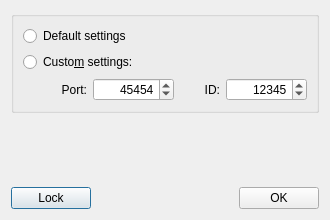
<?xml version="1.0" encoding="UTF-8"?>
<ui version="4.0">
 <class>SetupBroadcastDialog</class>
 <widget class="QDialog" name="SetupBroadcastDialog">
  <property name="windowModality">
   <enum>Qt::WindowModal</enum>
  </property>
  <property name="geometry">
   <rect>
    <x>0</x>
    <y>0</y>
    <width>330</width>
    <height>220</height>
   </rect>
  </property>
  <property name="minimumSize">
   <size>
    <width>330</width>
    <height>220</height>
   </size>
  </property>
  <property name="windowTitle">
   <string>Broadcast Settings</string>
  </property>
  <property name="locale">
   <locale language="English" country="UnitedStates"/>
  </property>
  <property name="modal">
   <bool>true</bool>
  </property>
  <layout class="QVBoxLayout" name="verticalLayout">
   <item>
    <widget class="QGroupBox" name="bcastSettings">
     <property name="title">
      <string/>
     </property>
     <layout class="QVBoxLayout" name="verticalLayout_2">
      <item>
       <widget class="QRadioButton" name="defaultSettingsRbttn">
        <property name="text">
         <string>Default settings</string>
        </property>
       </widget>
      </item>
      <item>
       <widget class="QRadioButton" name="customSettingsRbttn">
        <property name="text">
         <string>Custo&amp;m settings:</string>
        </property>
       </widget>
      </item>
      <item>
       <layout class="QGridLayout" name="gridLayout">
        <property name="leftMargin">
         <number>24</number>
        </property>
        <item row="0" column="3">
         <widget class="QSpinBox" name="selBcastID">
          <property name="minimumSize">
           <size>
            <width>80</width>
            <height>0</height>
           </size>
          </property>
          <property name="alignment">
           <set>Qt::AlignRight|Qt::AlignTrailing|Qt::AlignVCenter</set>
          </property>
          <property name="maximum">
           <number>1234567</number>
          </property>
          <property name="value">
           <number>12345</number>
          </property>
         </widget>
        </item>
        <item row="0" column="2">
         <widget class="QLabel" name="bcastIDLabel">
          <property name="sizePolicy">
           <sizepolicy hsizetype="Fixed" vsizetype="Preferred">
            <horstretch>0</horstretch>
            <verstretch>0</verstretch>
           </sizepolicy>
          </property>
          <property name="minimumSize">
           <size>
            <width>40</width>
            <height>0</height>
           </size>
          </property>
          <property name="text">
           <string>ID:</string>
          </property>
          <property name="alignment">
           <set>Qt::AlignRight|Qt::AlignTrailing|Qt::AlignVCenter</set>
          </property>
         </widget>
        </item>
        <item row="0" column="0">
         <widget class="QLabel" name="bcastPortLabel">
          <property name="sizePolicy">
           <sizepolicy hsizetype="Fixed" vsizetype="Preferred">
            <horstretch>0</horstretch>
            <verstretch>0</verstretch>
           </sizepolicy>
          </property>
          <property name="minimumSize">
           <size>
            <width>40</width>
            <height>0</height>
           </size>
          </property>
          <property name="text">
           <string>Port:</string>
          </property>
          <property name="alignment">
           <set>Qt::AlignRight|Qt::AlignTrailing|Qt::AlignVCenter</set>
          </property>
         </widget>
        </item>
        <item row="0" column="1">
         <widget class="QSpinBox" name="selBcastPort">
          <property name="minimumSize">
           <size>
            <width>80</width>
            <height>0</height>
           </size>
          </property>
          <property name="alignment">
           <set>Qt::AlignRight|Qt::AlignTrailing|Qt::AlignVCenter</set>
          </property>
          <property name="minimum">
           <number>1024</number>
          </property>
          <property name="maximum">
           <number>65535</number>
          </property>
          <property name="value">
           <number>45454</number>
          </property>
         </widget>
        </item>
       </layout>
      </item>
     </layout>
    </widget>
   </item>
   <item>
    <spacer name="verticalSpacer">
     <property name="orientation">
      <enum>Qt::Vertical</enum>
     </property>
     <property name="sizeHint" stdset="0">
      <size>
       <width>20</width>
       <height>40</height>
      </size>
     </property>
    </spacer>
   </item>
   <item>
    <layout class="QHBoxLayout" name="buttonBox">
     <item>
      <widget class="QPushButton" name="lockSettings">
       <property name="text">
        <string>Lock</string>
       </property>
       <property name="icon">
        <iconset resource="resources.qrc">
         <normaloff>:/breeze-icons/object-locked-16.png</normaloff>:/breeze-icons/object-locked-16.png</iconset>
       </property>
      </widget>
     </item>
     <item>
      <spacer name="horizontalSpacer">
       <property name="orientation">
        <enum>Qt::Horizontal</enum>
       </property>
       <property name="sizeHint" stdset="0">
        <size>
         <width>40</width>
         <height>20</height>
        </size>
       </property>
      </spacer>
     </item>
     <item>
      <widget class="QPushButton" name="applySettings">
       <property name="text">
        <string>OK</string>
       </property>
       <property name="icon">
        <iconset resource="resources.qrc">
         <normaloff>:/breeze-icons/dialog-ok-apply-16.png</normaloff>:/breeze-icons/dialog-ok-apply-16.png</iconset>
       </property>
      </widget>
     </item>
    </layout>
   </item>
  </layout>
 </widget>
 <resources>
  <include location="resources.qrc"/>
 </resources>
 <connections/>
</ui>
